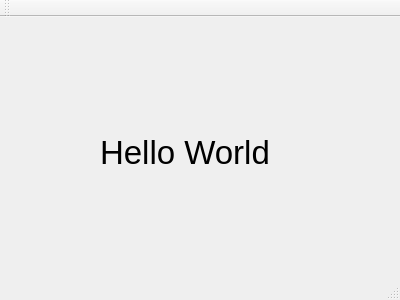
<?xml version="1.0" encoding="UTF-8"?>
<ui version="4.0">
 <class>MainWindow</class>
 <widget class="QMainWindow" name="MainWindow">
  <property name="geometry">
   <rect>
    <x>0</x>
    <y>0</y>
    <width>400</width>
    <height>300</height>
   </rect>
  </property>
  <property name="windowTitle">
   <string>MainWindow</string>
  </property>
  <widget class="QWidget" name="centralWidget">
   <widget class="QLabel" name="label">
    <property name="geometry">
     <rect>
      <x>100</x>
      <y>110</y>
      <width>171</width>
      <height>51</height>
     </rect>
    </property>
    <property name="font">
     <font>
      <pointsize>25</pointsize>
     </font>
    </property>
    <property name="text">
     <string>Hello World</string>
    </property>
   </widget>
  </widget>
  <widget class="QMenuBar" name="menuBar">
   <property name="geometry">
    <rect>
     <x>0</x>
     <y>0</y>
     <width>400</width>
     <height>17</height>
    </rect>
   </property>
  </widget>
  <widget class="QToolBar" name="mainToolBar">
   <attribute name="toolBarArea">
    <enum>TopToolBarArea</enum>
   </attribute>
   <attribute name="toolBarBreak">
    <bool>false</bool>
   </attribute>
  </widget>
  <widget class="QStatusBar" name="statusBar"/>
 </widget>
 <layoutdefault spacing="6" margin="11"/>
 <resources/>
 <connections/>
</ui>
